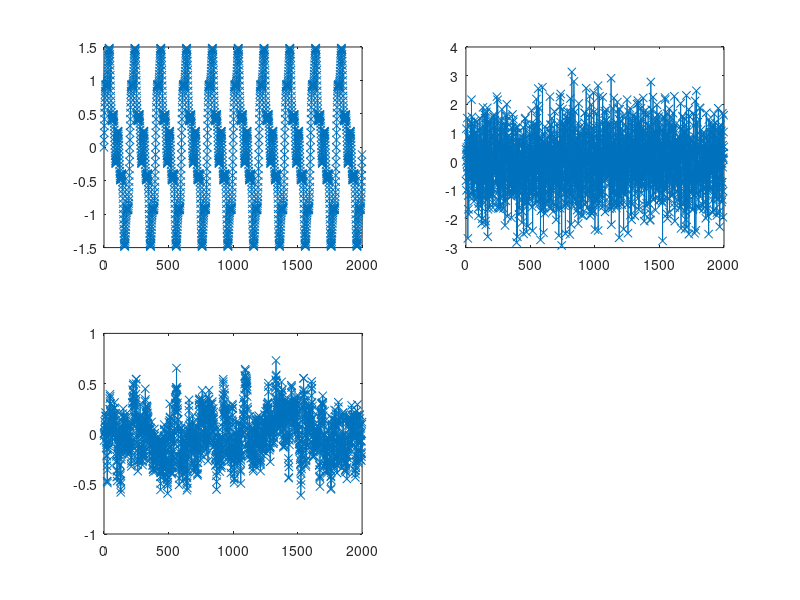
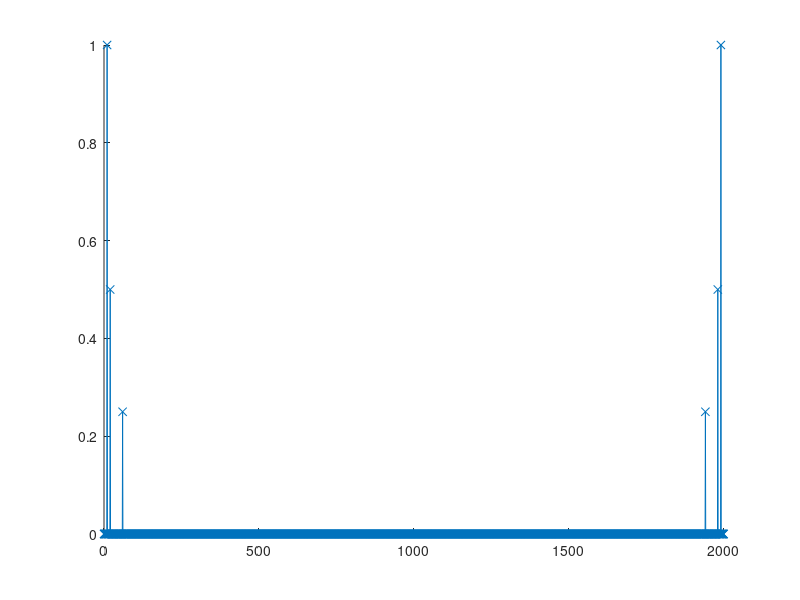
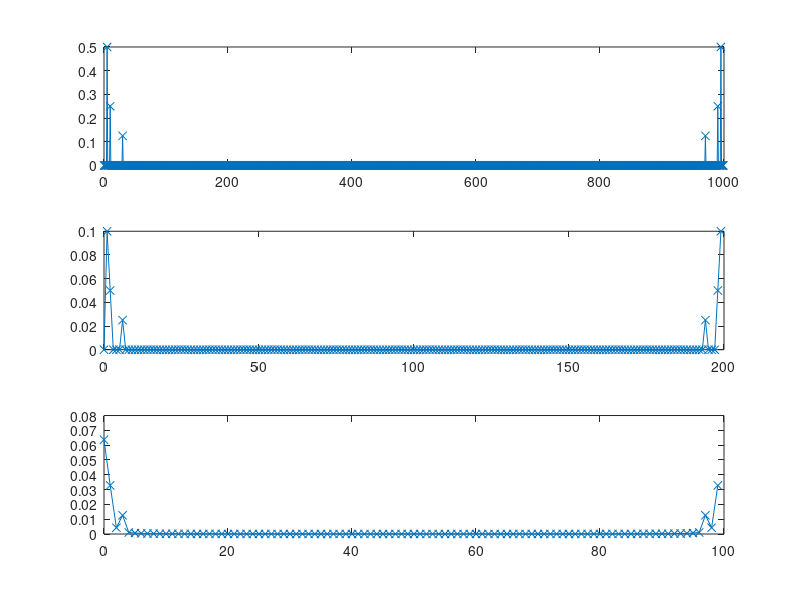

Write MATLAB code to recreate these figures, in order. (Note: this script raises an error after producing the figures.)
clc; clear;

N = 2000;
n = 0:N-1;
Tp = 0.001;
o = 1;

x = sin(2*pi*5*n*Tp) + 0.5*sin(2*pi*10*n*Tp) + 0.25*sin(2*pi*30*n*Tp);
e = o*randn(1, N);
H = tf(0.1, [1 -0.9], Tp);
v = lsim(H, e, n*Tp);

figure('Name', 'Signals');
hold on;

subplot(2, 2, 1);
plot(n, x, '-x');

subplot(2, 2, 2);
plot(n, e, '-x');

subplot(2, 2, 3);
plot(n, v, '-x');

figure('Name', 'XN');
hold on;

XN = fft(x)*Tp;
plot(n, abs(XN), '-x');

figure('Name', 'Ns');
hold on;

for N_f = [1000, 200, 100]
    n_f = 0:N_f-1;
    x_f = sin(2*pi*5*n_f*Tp) + 0.5*sin(2*pi*10*n_f*Tp) + 0.25*sin(2*pi*30*n_f*Tp);
    XN_f = fft(x_f)*Tp;
    subplot(3, 1, find([1000, 200, 100] == N_f));
    plot(n_f, abs(XN_f), '-x');
end

a = Tp*sum(x.^2);
b = sum((abs(XN).^2)*1/(N*Tp));
tol = 0.001;
if (a-b) <= tol
    disp('True')
else
    disp('False')
end

Mw = 200;
K = 0:N-1;

%Phi_14 = 1/(N*Tp) * abs(XN).^2;
Phi_14 = Phi(x, Tp);

function omega = w(tau, Mw)
    if abs(tau) <= Mw 
        omega = 1;
    else 
        omega = 0;
    end
end

xT = x';
Dx = [xT, xT];
%Phi_16 = Phi_16 + Tp*sum(w(tau_arg, Mw)*Covar(Dx, tau_arg, 0)*exp(-1j*Omega_k*tau_arg));
Phi_16 = zeros(size(K));
for k = K
    Omega_k = (2*pi/N)*k;
    for tau = -Mw:Mw
        Phi_16(k+1) = Phi_16(k+1) + w(tau, Mw)*...
            Covar(Dx, tau, 0)*exp(-1j*Omega_k*tau);
    end
    Phi_16(k+1) = Phi_16(k+1)*Tp;
end



figure('Name', 'Density');
hold on;

subplot(2, 1, 1);
plot(K, Phi_14, '-x');

subplot(2, 1, 2);
plot(K, abs(Phi_16), '-x');
